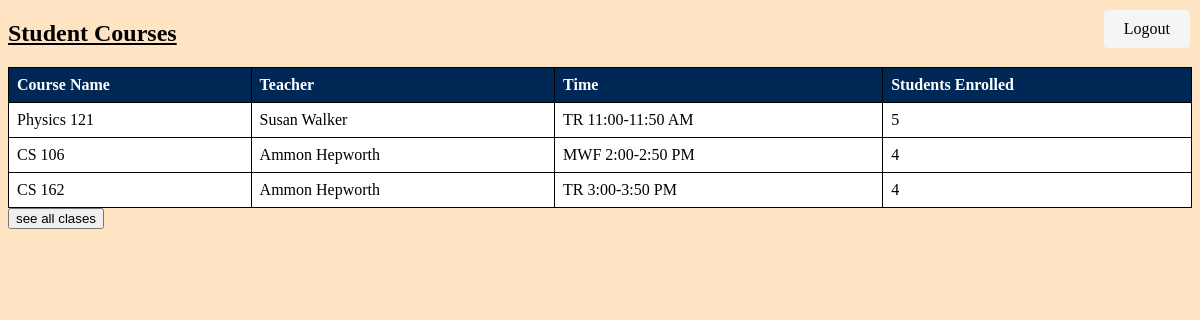
/courses (signed in), run on the app's committed database.
### login_example.py (models this page shows)
class Course(db.Model):
    id = db.Column(db.Integer, primary_key=True)
    name = db.Column(db.String(100), nullable=False)
    teacher = db.Column(db.String(100), nullable=False)
    time = db.Column(db.String(100), nullable=False)
    current_students = db.Column(db.Integer, default=0)
    capacity = db.Column(db.Integer, nullable=False)
    users = db.relationship("User", secondary="user_course" ,backref="Course")
    grades = db.relationship("Grade", backref="Course")

### login_example.py (the view)
@app.route('/courses')
@login_required
def courses():
    user = User.query.filter_by(username=current_user.username).first()
    if user.is_teacher:
        courses = Course.query.filter_by(teacher=user.username).all()  # Query courses taught by the teacher
        return render_template('teachLog.html', courses=courses)
    else:
        user_courses = UserCourse.query.filter_by(user_id=user.id).all()
        courses = []
        for i in user_courses:
            course = Course.query.get(i.course_id)
            if course:  # Check if the course exists
                courses.append(course)  # Append the Course object to the list
        return render_template('studLog.html', courses=courses)

### login_example.py (called while the page is built)
@login_manager.user_loader
def load_user(user_id):
    return User.query.get(int(user_id))

### templates/studLog.html (shortened to what this page needs)
<!DOCTYPE html>
<html lang="en">
<head>
</head>
<body>
    <h2>Student Courses</h2>
    <table>
        <tr>
            <th>Course Name</th>
            <th>Teacher</th>
            <th>Time</th>
            <th>Students Enrolled</th>
        </tr>
        {% for course in courses %}
        <tr>
            <td>{{ course.name }}</td>
            <td>{{ course.teacher }}</td>
            <td>{{ course.time }}</td>
            <td>{{ course.current_students }}</td>
        </tr>
        {% endfor %}
    </table>
    <button onclick="window.location.href='/all-courses'">see all clases</button>
    <a href="{{ url_for('logout') }}" class="logout">Logout</a>
</body>
</html>

### templates/studLog.html (style rules this page uses)
table { border-collapse: collapse; width: 100%; background-color: white; }
th, td { border: 1px solid black; text-align: left; padding: 8px; }
th { background-color: #002856; color: white; }
tr:nth-child(even) { background-color: white; }
a { color: #002856; text-decoration: none; }
.logout { position: fixed; top: 10px; right: 10px; padding: 10px 20px; background-color: whitesmoke; color: black; text-decoration: none; border-radius: 4px; }
body { background-color: bisque; }
h2 { text-decoration: underline; }

### data on the page
Course: name "Physics 121", teacher "Susan Walker", time "TR 11:00-11:50 AM", current_students "5"
Course: name "CS 106", teacher "Ammon Hepworth", time "MWF 2:00-2:50 PM", current_students "4"
Course: name "CS 162", teacher "Ammon Hepworth", time "TR 3:00-3:50 PM", current_students "4"
